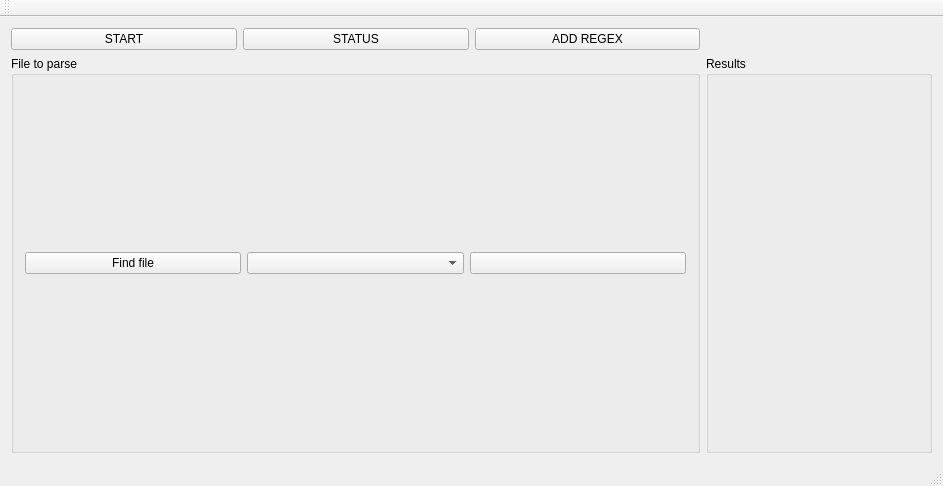
<?xml version="1.0" encoding="UTF-8"?>
<ui version="4.0">
 <class>MainWindow</class>
 <widget class="QMainWindow" name="MainWindow">
  <property name="geometry">
   <rect>
    <x>0</x>
    <y>0</y>
    <width>943</width>
    <height>486</height>
   </rect>
  </property>
  <property name="windowTitle">
   <string>MainWindow</string>
  </property>
  <widget class="QWidget" name="centralWidget">
   <layout class="QGridLayout" name="gridLayout">
    <item row="0" column="0">
     <widget class="QPushButton" name="START">
      <property name="text">
       <string>START</string>
      </property>
     </widget>
    </item>
    <item row="0" column="1">
     <widget class="QPushButton" name="STATUS">
      <property name="text">
       <string>STATUS</string>
      </property>
     </widget>
    </item>
    <item row="0" column="2">
     <widget class="QPushButton" name="pushButton">
      <property name="text">
       <string>ADD REGEX</string>
      </property>
     </widget>
    </item>
    <item row="1" column="0" colspan="3">
     <widget class="QGroupBox" name="Files">
      <property name="title">
       <string>File to parse</string>
      </property>
      <property name="checkable">
       <bool>false</bool>
      </property>
      <layout class="QGridLayout" name="gridLayout_2">
       <item row="0" column="0">
        <widget class="QPushButton" name="Browse">
         <property name="text">
          <string>Find file</string>
         </property>
        </widget>
       </item>
       <item row="0" column="1">
        <widget class="QComboBox" name="comboBox"/>
       </item>
       <item row="0" column="2">
        <widget class="QPushButton" name="valid">
         <property name="autoFillBackground">
          <bool>false</bool>
         </property>
         <property name="text">
          <string/>
         </property>
         <property name="icon">
          <iconset>
           <normaloff>imgs/plus.png</normaloff>imgs/plus.png</iconset>
         </property>
        </widget>
       </item>
       <item row="1" column="0" colspan="3">
        <layout class="QFormLayout" name="list"/>
       </item>
      </layout>
     </widget>
    </item>
    <item row="1" column="3">
     <widget class="QGroupBox" name="Results">
      <property name="title">
       <string>Results</string>
      </property>
     </widget>
    </item>
   </layout>
  </widget>
  <widget class="QMenuBar" name="menuBar">
   <property name="geometry">
    <rect>
     <x>0</x>
     <y>0</y>
     <width>943</width>
     <height>17</height>
    </rect>
   </property>
  </widget>
  <widget class="QToolBar" name="mainToolBar">
   <attribute name="toolBarArea">
    <enum>TopToolBarArea</enum>
   </attribute>
   <attribute name="toolBarBreak">
    <bool>false</bool>
   </attribute>
  </widget>
  <widget class="QStatusBar" name="statusBar"/>
 </widget>
 <layoutdefault spacing="6" margin="11"/>
 <resources/>
 <connections/>
</ui>
